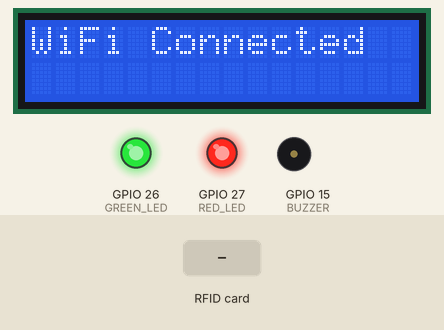
This sketch was run on a simulated ESP32. Shown: 16×2 character LCD, output pins drawn as LEDs (lit = HIGH), buzzer (waves = sounding, pin HIGH). The inputs (shaded band) are chosen by the test bench. WiFi joins after 1.5 s; servers stay silent unless stated; uploads are accepted with an empty reply; what the sketch prints to the serial monitor is not drawn.

Above: at 1.7 s.
At 3.8 s:
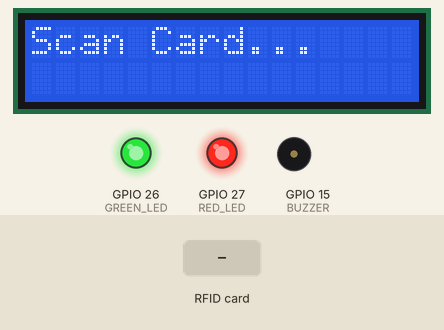
3.9 s: RFID card 04 06 20 08 held to the reader
At 5.3 s:
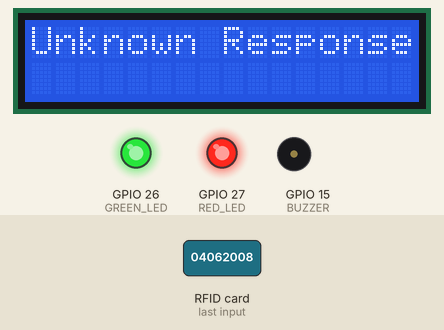
5.6 s: RFID card 5E 7A 19 C4 held to the reader
Timing chart, 0 to 8.6 s (numbered marks = the images above; inputs shaded):
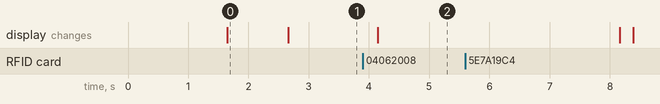

Measured:
- after the input at 3.9 s, the display: changes after 0.25 s (image 2)
- what the display in image 0 shows lasts 1.1 s, from 1.6 s to 2.7 s

The sketch:

esp32_rfid_attendance.ino
```cpp
#include <WiFi.h>
#include <HTTPClient.h>
#include <Wire.h>
#include <LiquidCrystal_I2C.h>
#include <SPI.h>
#include <MFRC522.h>

#define SS_PIN 5
#define RST_PIN 2

#define GREEN_LED 26
#define RED_LED 27
#define BUZZER 15

// ⚠️ USE 2.4GHz WiFi or hotspot
const char* ssid = "Home 803";
const char* password = "04062008";

const char* serverUrl = "https://attendance-system-ul60.onrender.com/attendance";
const char* apiKey = "ESP32_SECRET_KEY_123";

MFRC522 rfid(SS_PIN, RST_PIN);
LiquidCrystal_I2C lcd(0x27,16,2);

void connectWiFi(){
  Serial.println("Starting WiFi...");
  Serial.print("Connecting to: ");
  Serial.println(ssid);

  WiFi.begin(ssid, password);

  lcd.clear();
  lcd.print("Connecting WiFi");

  int attempts = 0;
  while(WiFi.status() != WL_CONNECTED && attempts < 20){
    delay(500);
    Serial.print(".");
    attempts++;
  }

  if(WiFi.status() == WL_CONNECTED){
    Serial.println("\nWiFi Connected!");
    Serial.println(WiFi.localIP());

    lcd.clear();
    lcd.print("WiFi Connected");
    delay(1000);

    lcd.clear();
    lcd.print("Scan Card...");
  } else {
    Serial.println("\nWiFi Connection Failed!");
    lcd.clear();
    lcd.print("WiFi Failed!");
    delay(2000);
    ESP.restart(); // Restart if WiFi fails
  }
}

void sendToServer(String uid){
  if(WiFi.status() != WL_CONNECTED){
    Serial.println("WiFi not connected!");
    return;
  }

  Serial.println("Sending to server...");
  Serial.print("UID: ");
  Serial.println(uid);

  HTTPClient http;

  // 🔥 IMPORTANT: Allow insecure HTTPS for testing
  http.setInsecure();

  http.begin(serverUrl);
  http.addHeader("Content-Type", "application/json");
  http.addHeader("X-API-KEY", apiKey);

  // 🔥 ONLY UID (backend handles name)
  String json = "{\"uid\":\"" + uid + "\"}";

  Serial.print("Sending JSON: ");
  Serial.println(json);

  int code = http.POST(json);
  String response = http.getString();

  Serial.println("HTTP Code: " + String(code));
  Serial.println("Response: " + response);

  // 🔥 HANDLE RESPONSE
  lcd.clear();

  if(code == 200){
    if(response.indexOf("success") != -1){
      Serial.println("✅ Attendance marked successfully!");
      lcd.print("Attendance OK");

      digitalWrite(GREEN_LED, LOW);

      for(int i=0;i<3;i++){
        digitalWrite(BUZZER, HIGH);
        delay(150);
        digitalWrite(BUZZER, LOW);
        delay(150);
      }

      digitalWrite(GREEN_LED, HIGH);
    }
    else if(response.indexOf("duplicate") != -1){
      Serial.println("⚠️ Already marked for this lecture!");
      lcd.print("Already Marked");

      for(int i=0;i<2;i++){
        digitalWrite(RED_LED, HIGH);
        digitalWrite(BUZZER, HIGH);
        delay(200);
        digitalWrite(RED_LED, LOW);
        digitalWrite(BUZZER, LOW);
        delay(200);
      }
    }
    else if(response.indexOf("invalid") != -1){
      Serial.println("❌ Invalid card!");
      lcd.print("Invalid Card");

      digitalWrite(RED_LED, HIGH);
      delay(1000);
      digitalWrite(RED_LED, LOW);
    }
    else {
      Serial.println("❓ Unknown response format");
      lcd.print("Unknown Response");
      delay(2000);
    }
  }
  else {
    Serial.println("❌ HTTP Error: " + String(code));
    lcd.print("Server Error");
    lcd.setCursor(0,1);
    lcd.print("Code: " + String(code));

    // Flash red LED for error
    for(int i=0;i<3;i++){
      digitalWrite(RED_LED, HIGH);
      delay(300);
      digitalWrite(RED_LED, LOW);
      delay(300);
    }
  }

  http.end();
}

void setup(){
  Serial.begin(115200);
  Serial.println("ESP32 RFID Attendance System Starting...");

  SPI.begin();
  rfid.PCD_Init();

  Serial.println("RFID Reader initialized");

  Wire.begin(21,22);

  lcd.init();
  lcd.backlight();

  pinMode(GREEN_LED, OUTPUT);
  pinMode(RED_LED, OUTPUT);
  pinMode(BUZZER, OUTPUT);

  // Turn off LEDs initially
  digitalWrite(GREEN_LED, HIGH); // Active LOW
  digitalWrite(RED_LED, HIGH);   // Active LOW

  connectWiFi();

  Serial.println("Setup complete. Ready to scan cards!");
}

void loop(){
  // Check WiFi connection
  if(WiFi.status() != WL_CONNECTED){
    Serial.println("WiFi disconnected! Reconnecting...");
    connectWiFi();
    return;
  }

  if (!rfid.PICC_IsNewCardPresent()) return;
  if (!rfid.PICC_ReadCardSerial()) return;

  String uid="";

  for(byte i=0;i<rfid.uid.size;i++){
    uid += String(rfid.uid.uidByte[i],HEX);
  }

  uid.toUpperCase();
  Serial.println("Card detected! UID: " + uid);

  // 🔥 SEND TO BACKEND DIRECTLY
  sendToServer(uid);

  delay(2000);

  lcd.clear();
  lcd.print("Scan Card...");

  rfid.PICC_HaltA();
}
```
